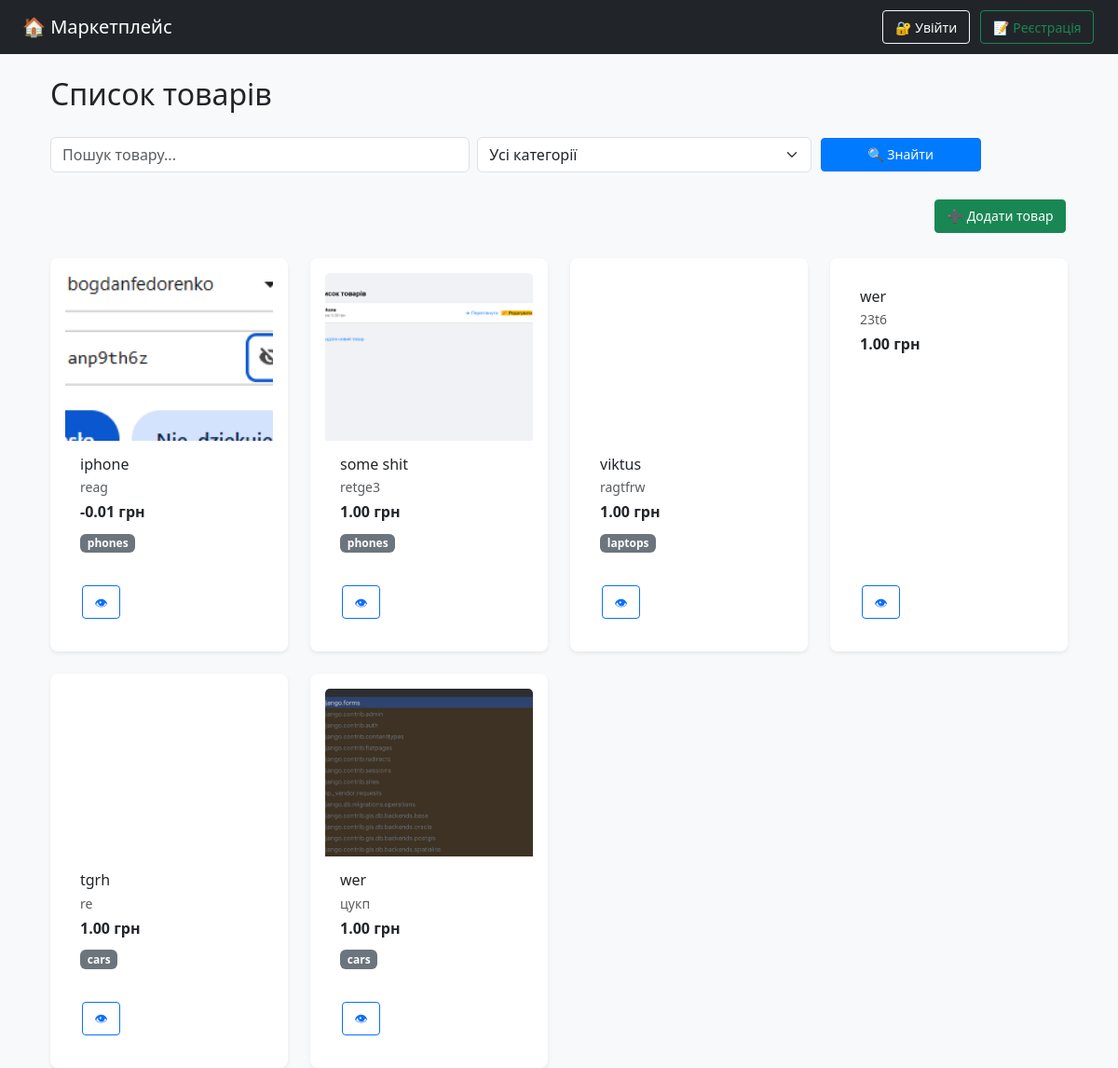
The page / on the database its author committed.
### products/models.py (models this page shows, shortened)
class Product(models.Model):
    name = models.CharField(max_length=255)
    description = models.TextField()
    price = models.DecimalField(max_digits=10, decimal_places=2)
    image = models.ImageField(upload_to='products/', blank=True, null=True)
    category = models.ForeignKey(Category, on_delete=models.SET_NULL, null=True)
    author = models.ForeignKey(User, on_delete=models.CASCADE)
    created_at = models.DateTimeField(auto_now_add=True)

class Category(models.Model):
    name = models.CharField(max_length=100)

### products/views.py (the view)
# urls.py: path('', views.product_list, name='product_list'),
def product_list(request):
    query = request.GET.get('q')
    category_id = request.GET.get('category')
    products = Product.objects.all()
    categories = Category.objects.all()
    if query:
        products = products.filter(name__icontains=query)
    if category_id and category_id.isdigit():
        products = products.filter(category__id=category_id)
    return render(request, 'products/product_list.html', {
        'products': products,
        'categories': categories,
        'query': query,
        'selected_category': int(category_id) if category_id and category_id.isdigit() else None
    })

### products/products/templates/products/product_list.html (shortened to what this page needs)
{% extends 'base.html' %}
{% block content %}
<div class="container">
  <h2 class="mb-4">Список товарів</h2>
  <form method="get" class="row g-2 align-items-center mb-4">
    <div class="col-md-5">
      <input type="text" name="q" placeholder="Пошук товару..." value="{{ query|default:'' }}" class="form-control">
    </div>
    <div class="col-md-4">
      <select name="category" class="form-select">
        <option value="">Усі категорії</option>
      </select>
    </div>
    <div class="col-md-2 d-grid">
      <button type="submit" class="btn btn-primary">🔍 Знайти</button>
    </div>
  </form>
  <div class="mb-4 text-end">
    <a href="{% url 'product_create' %}" class="btn btn-success">➕ Додати товар</a>
  </div>
  {% if products %}
    <div class="row row-cols-1 row-cols-sm-2 row-cols-md-3 row-cols-lg-4 g-4">
      {% for product in products %}
        <div class="col">
          <div class="card h-100 border-0 shadow-sm">
            {% if product.image %}
              <img src="{{ product.image.url }}" class="card-img-top" alt="{{ product.name }}" style="height: 180px; object-fit: cover;">
            {% endif %}
            <div class="card-body d-flex flex-column">
              <h6 class="card-title mb-1">{{ product.name|truncatechars:30 }}</h6>
              <p class="card-text text-muted small mb-1">{{ product.description|truncatechars:60 }}</p>
              <p class="fw-bold mb-2">{{ product.price }} грн</p>
              {% if product.category %}
                <p><span class="badge bg-secondary">{{ product.category.name }}</span></p>
              {% endif %}
              <div class="mt-auto d-flex gap-1">
                <a href="{% url 'product_detail' product.pk %}" class="btn btn-outline-primary btn-sm">👁</a>
              </div>
            </div>
          </div>
        </div>
      {% endfor %}
    </div>
  {% else %}
    <p>Немає жодного товару.</p>
  {% endif %}
</div>
{% endblock %}

### products/products/templates/base.html (shortened to what this page needs)
{% load static %}
<!DOCTYPE html>
<html lang="uk">
<head>
    <link href="https://cdn.jsdelivr.net/npm/bootstrap@5.3.3/dist/css/bootstrap.min.css" rel="stylesheet">
    <link rel="stylesheet" href="{% static 'products/styles.css' %}">
</head>
<body class="bg-light">
<nav class="navbar navbar-expand-lg navbar-dark bg-dark px-4">
    <a class="navbar-brand" href="{% url 'product_list' %}">🏠 Маркетплейс</a>
    <div class="collapse navbar-collapse justify-content-end">
        <ul class="navbar-nav">
            {% if user.is_authenticated %}
                <li class="nav-item me-3 text-white d-flex align-items-center">
                    👤 {{ user.first_name|default:user.username }}
                </li>
                <li class="nav-item me-2">
                    <a href="{% url 'profile' %}" class="btn btn-outline-light btn-sm">⚙️ Профіль</a>
                </li>
                <li class="nav-item">
                    <form method="post" action="{% url 'logout' %}">
                        {% csrf_token %}
                        <button type="submit" class="btn btn-outline-danger btn-sm ms-2">🚪 Вийти</button>
                    </form>
                </li>
            {% else %}
                <li class="nav-item me-2">
                    <a href="{% url 'login' %}" class="btn btn-outline-light btn-sm">🔐 Увійти</a>
                </li>
                <li class="nav-item">
                    <a href="{% url 'register' %}" class="btn btn-outline-success btn-sm">📝 Реєстрація</a>
                </li>
            {% endif %}
        </ul>
    </div>
</nav>
<div class="container mt-4">
    {% block content %}{% endblock %}
</div>
</body>
</html>

### products/static/products/styles.css (style rules this page uses)
body { font-family: 'Segoe UI', sans-serif; background-color: #f8f9fa; margin: 0; padding: 0; }
.card { background: white; padding: 1rem; margin-bottom: 1rem; border-radius: 8px; box-shadow: 0 1px 5px rgba(0,0,0,0.1); }
.btn { display: inline-block; padding: 0.4rem 0.8rem; margin: 0.2rem 0.1rem; text-decoration: none; border-radius: 4px; font-size: 14px; }
.btn-primary { background-color: #007bff; color: white; }

### rows shown on the page
Product: image (picture), name "iphone", description "reag", price "-0.01", category.name "phones"
Product: image (picture), name "some shit", description "retge3", price "1.00", category.name "phones"
Product: image (picture), name "viktus", description "ragtfrw", price "1.00", category.name "laptops"
Product: name "wer", description "23t6", price "1.00"
Product: image (picture), name "tgrh", description "re", price "1.00", category.name "cars"
Product: image (picture), name "wer", description "цукп", price "1.00", category.name "cars"
